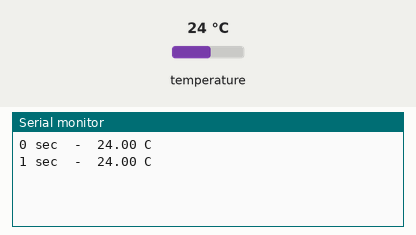
A sketch run on a simulated Arduino Uno, built with avr-gcc and run on an emulated ATmega328P. Parts: the last lines printed to the serial monitor. Inputs (shaded band) come from the test bench; at power-on: temperature 24 °C.

Above: at 3.3 s.
3.4 s: temperature set to 12 °C
At 5.1 s:
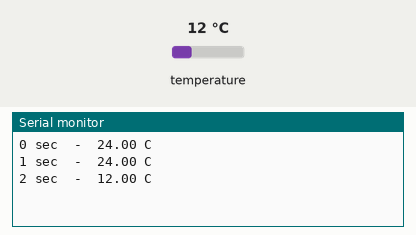
5.9 s: temperature set to 19 °C
At 6.4 s:
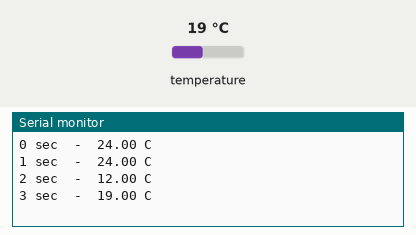
Timing chart, 0 to 8.9 s (numbered marks = the images above; inputs shaded):
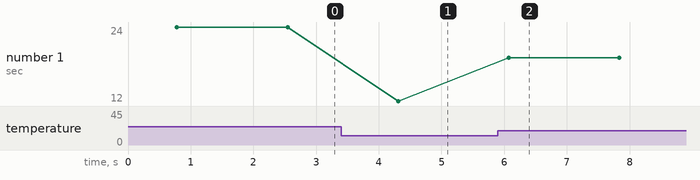

Measured:
- after the input at 3.4 s, the serial monitor: prints a new line after 0.91 s (image 1)
- after the input at 5.9 s, the serial monitor: prints a new line after 0.17 s (image 2)
- plotted number 1: 24 → 12 after the input at 3.4 s, 12 → 19 after the input at 5.9 s

The sketch:

Find_timeconstant.ino
```cpp
#include <OneWire.h>
#include <DallasTemperature.h>

OneWire oneWire(2);           // DS18B20 data on pin D2
DallasTemperature sensors(&oneWire);

unsigned long sec = 0;

void setup()
{
  Serial.begin(9600);
  sensors.begin();
}

void loop()
 {
  sensors.requestTemperatures();
  float t = sensors.getTempCByIndex(0);

  Serial.print(sec);
  Serial.print(" sec  -  ");
  Serial.print(t);
  Serial.println(" C");

  sec++;
  delay(1000);   // 1 second
}
```
